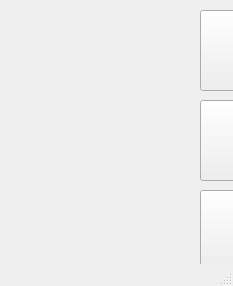
<?xml version="1.0" encoding="UTF-8"?>
<ui version="4.0">
 <class>Word_list</class>
 <widget class="QMainWindow" name="Word_list">
  <property name="geometry">
   <rect>
    <x>0</x>
    <y>0</y>
    <width>233</width>
    <height>286</height>
   </rect>
  </property>
  <property name="windowTitle">
   <string>MainWindow</string>
  </property>
  <widget class="QWidget" name="centralwidget">
   <widget class="QPushButton" name="btn_1">
    <property name="geometry">
     <rect>
      <x>200</x>
      <y>10</y>
      <width>221</width>
      <height>81</height>
     </rect>
    </property>
    <property name="text">
     <string>Day1</string>
    </property>
   </widget>
   <widget class="QPushButton" name="btn_2">
    <property name="geometry">
     <rect>
      <x>200</x>
      <y>100</y>
      <width>221</width>
      <height>81</height>
     </rect>
    </property>
    <property name="text">
     <string>Day3</string>
    </property>
   </widget>
   <widget class="QPushButton" name="btn_3">
    <property name="geometry">
     <rect>
      <x>200</x>
      <y>190</y>
      <width>221</width>
      <height>81</height>
     </rect>
    </property>
    <property name="text">
     <string>Day5</string>
    </property>
   </widget>
   <widget class="QPushButton" name="btn_4">
    <property name="geometry">
     <rect>
      <x>200</x>
      <y>280</y>
      <width>221</width>
      <height>81</height>
     </rect>
    </property>
    <property name="text">
     <string>Day7</string>
    </property>
   </widget>
   <widget class="QPushButton" name="btn_5">
    <property name="geometry">
     <rect>
      <x>430</x>
      <y>10</y>
      <width>221</width>
      <height>81</height>
     </rect>
    </property>
    <property name="text">
     <string>Day2</string>
    </property>
   </widget>
   <widget class="QPushButton" name="btn_6">
    <property name="geometry">
     <rect>
      <x>430</x>
      <y>190</y>
      <width>221</width>
      <height>81</height>
     </rect>
    </property>
    <property name="text">
     <string>Day6</string>
    </property>
   </widget>
   <widget class="QPushButton" name="btn_7">
    <property name="geometry">
     <rect>
      <x>430</x>
      <y>100</y>
      <width>221</width>
      <height>81</height>
     </rect>
    </property>
    <property name="text">
     <string>Day4</string>
    </property>
   </widget>
   <widget class="QPushButton" name="btn_8">
    <property name="geometry">
     <rect>
      <x>430</x>
      <y>280</y>
      <width>221</width>
      <height>81</height>
     </rect>
    </property>
    <property name="text">
     <string>Day8</string>
    </property>
   </widget>
  </widget>
  <widget class="QStatusBar" name="statusbar"/>
 </widget>
 <resources/>
 <connections/>
</ui>
